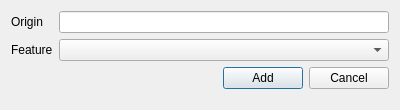
<?xml version="1.0" encoding="UTF-8"?>
<ui version="4.0">
 <class>PermissionDialog</class>
 <widget class="QDialog" name="PermissionDialog">
  <property name="geometry">
   <rect>
    <x>0</x>
    <y>0</y>
    <width>400</width>
    <height>110</height>
   </rect>
  </property>
  <property name="windowTitle">
   <string>Permission</string>
  </property>
  <layout class="QFormLayout" name="formLayout">
   <item row="0" column="0">
    <widget class="QLabel" name="label">
     <property name="text">
      <string>Origin</string>
     </property>
    </widget>
   </item>
   <item row="0" column="1">
    <widget class="QLineEdit" name="m_originLineEdit">
     <property name="readOnly">
      <bool>false</bool>
     </property>
    </widget>
   </item>
   <item row="1" column="0">
    <widget class="QLabel" name="label_2">
     <property name="text">
      <string>Feature</string>
     </property>
    </widget>
   </item>
   <item row="3" column="1">
    <layout class="QHBoxLayout" name="horizontalLayout">
     <item>
      <spacer name="horizontalSpacer">
       <property name="orientation">
        <enum>Qt::Horizontal</enum>
       </property>
       <property name="sizeHint" stdset="0">
        <size>
         <width>40</width>
         <height>20</height>
        </size>
       </property>
      </spacer>
     </item>
     <item>
      <widget class="QPushButton" name="m_addButton">
       <property name="enabled">
        <bool>true</bool>
       </property>
       <property name="text">
        <string>Add</string>
       </property>
      </widget>
     </item>
     <item>
      <widget class="QPushButton" name="m_cancelButton">
       <property name="text">
        <string>Cancel</string>
       </property>
      </widget>
     </item>
    </layout>
   </item>
   <item row="1" column="1">
    <widget class="QComboBox" name="m_featureComboBox"/>
   </item>
  </layout>
 </widget>
 <tabstops>
  <tabstop>m_originLineEdit</tabstop>
  <tabstop>m_addButton</tabstop>
  <tabstop>m_cancelButton</tabstop>
 </tabstops>
 <resources/>
 <connections>
  <connection>
   <sender>m_cancelButton</sender>
   <signal>clicked()</signal>
   <receiver>PermissionDialog</receiver>
   <slot>reject()</slot>
   <hints>
    <hint type="sourcelabel">
     <x>349</x>
     <y>89</y>
    </hint>
    <hint type="destinationlabel">
     <x>334</x>
     <y>67</y>
    </hint>
   </hints>
  </connection>
  <connection>
   <sender>m_addButton</sender>
   <signal>clicked()</signal>
   <receiver>PermissionDialog</receiver>
   <slot>accept()</slot>
   <hints>
    <hint type="sourcelabel">
     <x>264</x>
     <y>88</y>
    </hint>
    <hint type="destinationlabel">
     <x>218</x>
     <y>68</y>
    </hint>
   </hints>
  </connection>
 </connections>
</ui>
